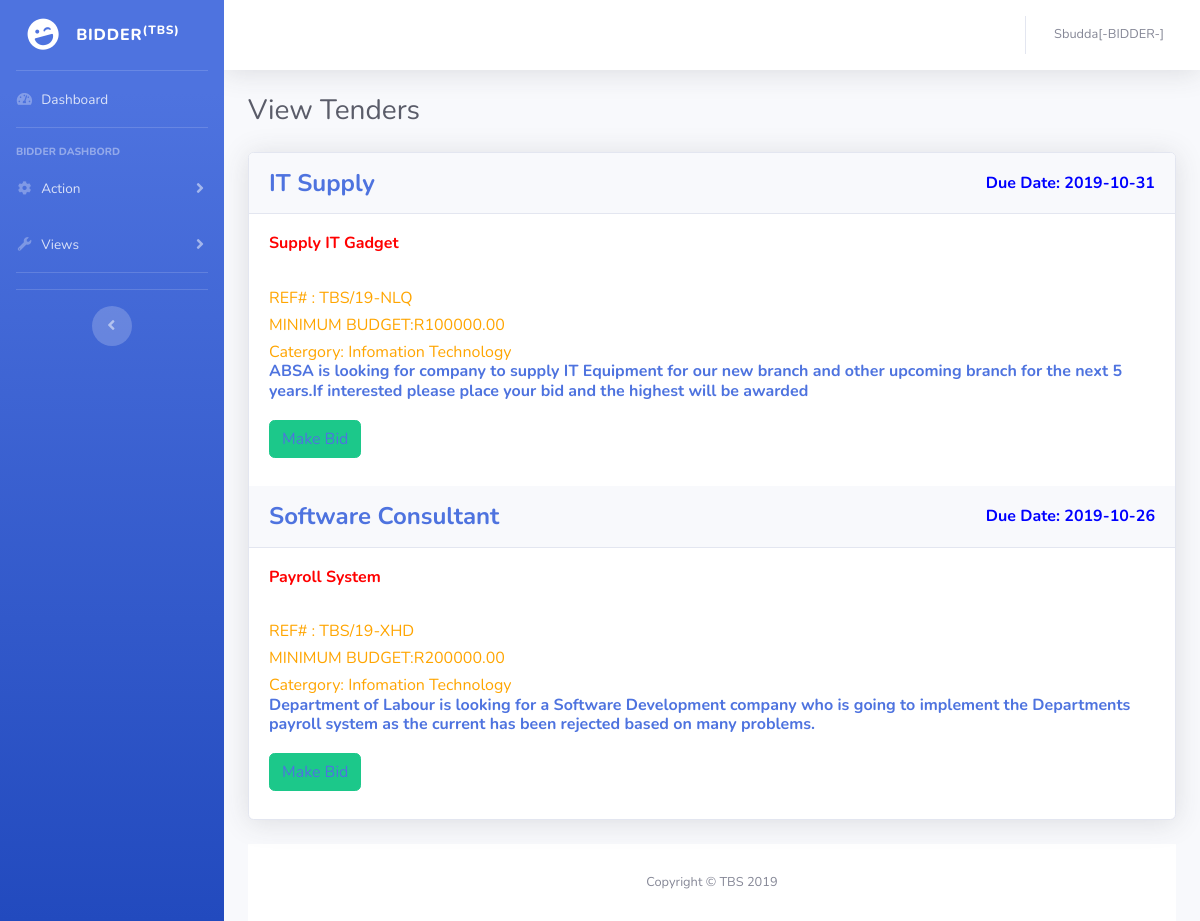
The app's page /bidder.php (signed in), older data.
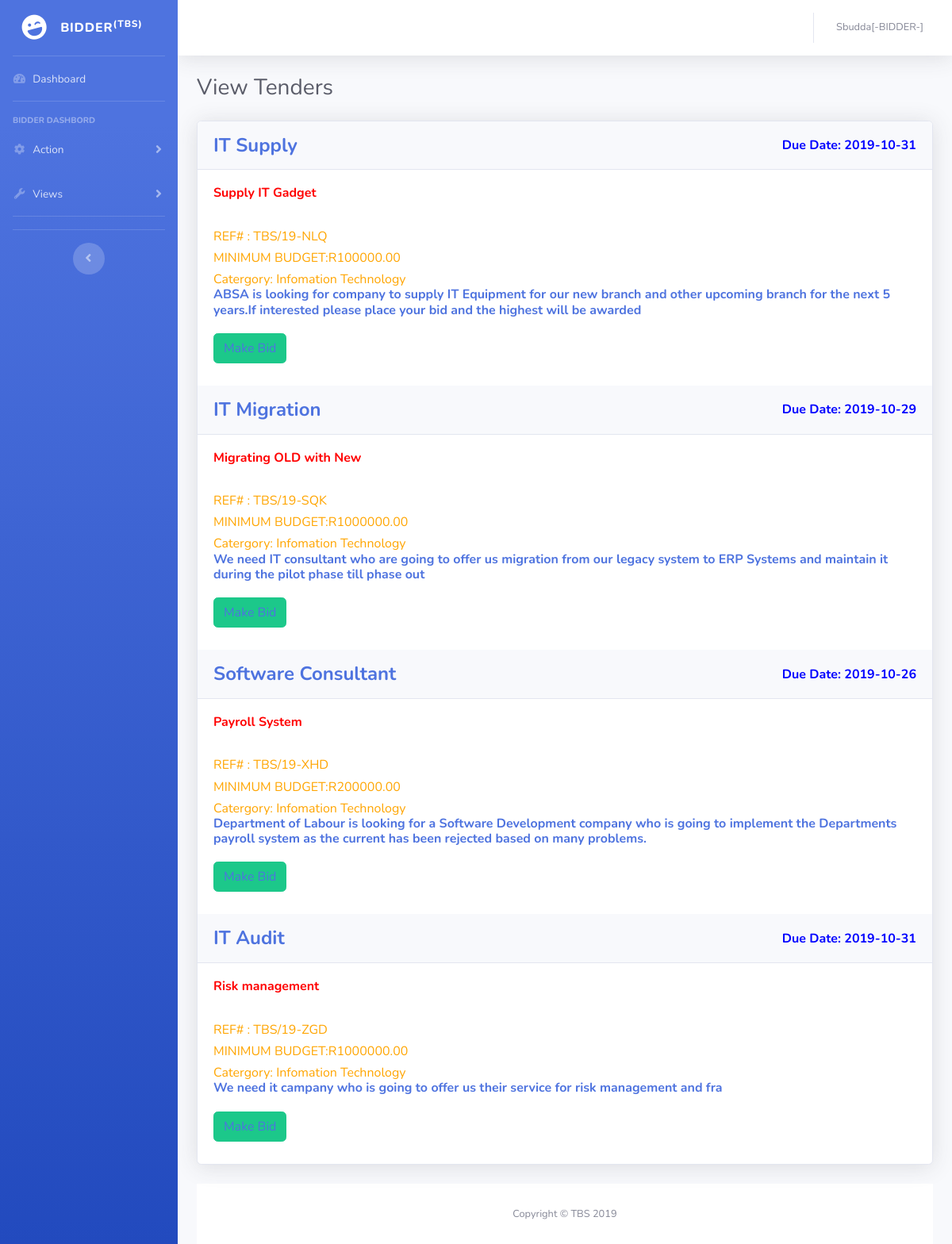
The same page, newer data.
### tables this page shows
CREATE TABLE `tender` (
  `tenderId` varchar(15) NOT NULL,
  `tender_title` varchar(20) NOT NULL,
  `short_description` varchar(50) NOT NULL,
  `full_description` varchar(300) NOT NULL,
  `category` varchar(50) NOT NULL,
  `due_date` varchar(10) NOT NULL,
  `min_budget` double(10,2) NOT NULL,
  `max_budget` double(10,2) NOT NULL,
  `admin_id` int(10) NOT NULL
);

### bidder.php (the view, shortened to what this page needs)
<?php
include("connection.php");
$username = $_SESSION['username'];
$date = "SELECT * FROM tender WHERE DATEDIFF(NOW(),`due_date`) >= 0";
$results = mysqli_query($con,$date);
$rows = mysqli_num_rows($results);
if($rows  > 0)
{
  for($i =0;$i <= $rows;$i++)
  {
    while($line = mysqli_fetch_array($results))
    {
     $id = array($line['tenderId']);
      $fetch = "SELECT * FROM `bidding` WHERE amount = (SELECT MAX(amount) FROM bidding WHERE `tender_no` = '$id[$i]')";
      $bidder = mysqli_query($con,$fetch) or die(mysqli_error($con));
      while($user = mysqli_fetch_array($bidder))
      {
         $winner =array($user['bidder_id']) ;
         $win = "UPDATE bidding SET status = 'Won' WHERE tender_no = '$id[$i]'
         AND bidder_id = $winner[$i]";
          mysqli_query($con,$win);
          $name = "SELECT u.username FROM users u,bidder b WHERE u.id = b.user_id AND b.id =$winner[$i]";
          $res2 = mysqli_query($con,$name);
          while($rows = mysqli_fetch_array($res2))
          {
             $Reciever = array($rows['username']);
                $massage = "Cogratulation You have just been awarded a tender,<a href=\" bidstats.php\">Clic here to check the awarde bids</a>";
                $sender = "Admin";
                $sendDate = date("d/m/Y");
                $sentTime= date("h:i:s");
                      $del = "DELETE FROM chat WHERE Msg = '$massage'";
                      mysqli_query($con,$del);
                       $sorce = array($sender);
                       $msg =array($massage);
                       $time = array($sentTime);
                       $date1 = array($sendDate);
                        $insert = "INSERT INTO `chat`( `sender`, `reciever`, `Msg`, `date`, `time`) VALUES ";
                        for($x =0; $x < count($Reciever);$x++)
                        {
                          $array[] = "('$sorce[$x]','$Reciever[$x]','$msg[$x]','$date1[$x]','$time[$x]')";
                        }
                         $insert .= implode(',', $array);
                         mysqli_query($con,$insert);
           }
      }
    }
  }
}
?>
<!DOCTYPE html>
<html lang="en">
<head>
  <link href="vendor/fontawesome-free/css/all.min.css" rel="stylesheet" type="text/css">
  <link href="css/sb-admin-2.min.css" rel="stylesheet">
</head>
<body id="page-top">
  <div id="wrapper">
    <ul class="navbar-nav bg-gradient-primary sidebar sidebar-dark accordion" id="accordionSidebar">
      <a class="sidebar-brand d-flex align-items-center justify-content-center" href="index.html">
        <div class="sidebar-brand-icon rotate-n-15">
          <i class="fas fa-laugh-wink"></i>
        </div>
        <div class="sidebar-brand-text mx-3">BIDDER<sup>(TBS)</sup></div>
      </a>
      <hr class="sidebar-divider my-0">
      <li class="nav-item">
        <a class="nav-link" href="ibidder.php">
          <i class="fas fa-fw fa-tachometer-alt"></i>
          <span>Dashboard</span></a>
      </li>
      <hr class="sidebar-divider">
      <div class="sidebar-heading">
       BIDDER DASHBORD
      </div>
      <li class="nav-item">
        <a class="nav-link collapsed" href="#" data-toggle="collapse" data-target="#collapseTwo" aria-expanded="true" aria-controls="collapseTwo">
          <i class="fas fa-fw fa-cog"></i>
          <span>Action</span>
        </a>
      </li>
      <li class="nav-item">
        <a class="nav-link collapsed" href="#" data-toggle="collapse" data-target="#collapseUtilities" aria-expanded="true" aria-controls="collapseUtilities">
          <i class="fas fa-fw fa-wrench"></i>
          <span>Views</span>
        </a>
      </li>
      <hr class="sidebar-divider">
      <hr class="sidebar-divider d-none d-md-block">
      <div class="text-center d-none d-md-inline">
        <button class="rounded-circle border-0" id="sidebarToggle"></button>
      </div>
    </ul>
    <div id="content-wrapper" class="d-flex flex-column">
      <div id="content">
        <nav class="navbar navbar-expand navbar-light bg-white topbar mb-4 static-top shadow">
          <ul class="navbar-nav ml-auto">
            <li class="nav-item dropdown no-arrow">
              <a class="nav-link dropdown-toggle" href="#" id="userDropdown" role="button" data-toggle="dropdown" aria-haspopup="true" aria-expanded="false">
                <span class="mr-2 d-none d-lg-inline text-gray-600 small"><?php echo $username."[-BIDDER-]";  ?></span>
              </a>
            </li>
          </ul>
        </nav>
        <div class="container-fluid">
           <div class="d-sm-flex align-items-center justify-content-between mb-4">
            <h1 class="h3 mb-0 text-gray-800">View Tenders</h1>
          </div>
          <div class="row">
          <div class="col-lg-12">
<div class="card shadow mb-4">
  <?php
      $query = " SELECT b.industry FROM bidder b,users u WHERE b.user_id= u.id AND u.username = '$username'";
      $rs = mysqli_query($con,$query);
      while($ln = mysqli_fetch_array($rs))
      {
        $cat = $ln['industry'];
      }
      $sql = "SELECT * FROM tender WHERE DATEDIFF(NOW(),`due_date`) <= 0 AND category = '$cat'";
      $res = mysqli_query($con,$sql);
      while($row = mysqli_fetch_array($res))
      {
         $id = $row['tenderId'];
         $title = $row['tender_title'];
         $date = $row['due_date'];
         $desc = $row['short_description'];
         $desc2 = $row['full_description'];
         $catergory = $row['category'];
         $min = $row['min_budget'];
  ?>
  <div class="card-header py-3 d-flex flex-row align-items-center justify-content-between">
    <h4 class="m-0 font-weight-bold text-primary"><?php echo $title?></h4><br>
    <span style="color:blue;font-weight:bold; ">Due Date: <?php echo $date;?></span>
  </div>
  <div class="card-body">
     <h6 style="color:red;font-weight:bold"><?php echo $desc;?><h6>
     <br>
     <h6 style="color:orange;">REF# : <?php echo $id;?><h6>
     <h6 style="color:orange;">MINIMUM BUDGET:R<?php echo $min;?><h6>
     <h6 style="color:orange;">Catergory: <?php echo $catergory; ?>
     <br>
     <p class="m-0 font-weight-bold text-primary"><?php echo $desc2; ?></p><br>
     <button type="submit" class="btn btn-success"  name="save"id="save"><a href="bidding.php?id=<?php echo $id; ?>"> Make Bid</a></button>
  </div>
  <?php
   }
?>
</div>
        </div>
      </div>
      <footer class="sticky-footer bg-white">
        <div class="container my-auto">
          <div class="copyright text-center my-auto">
            <span>Copyright &copy; TBS 2019</span>
          </div>
        </div>
      </footer>
    </div>
  </div>
</body>
</html>

Row changes from the older to the newer data that the page shows:
added tender: tender_title "IT Migration", due_date "2019-10-29", short_description "Migrating OLD with New", tenderId "TBS/19-SQK", min_budget "1000000.00", category "Infomation Technology", full_description "We need IT consultant who are going to offer us migration from our legacy system to ERP Systems and maintain it during the pilot phase till phase out"
added tender: tender_title "IT Audit", due_date "2019-10-31", short_description "Risk management", tenderId "TBS/19-ZGD", min_budget "1000000.00", category "Infomation Technology", full_description "We need it campany who is going to offer us their service for risk management and fra"
